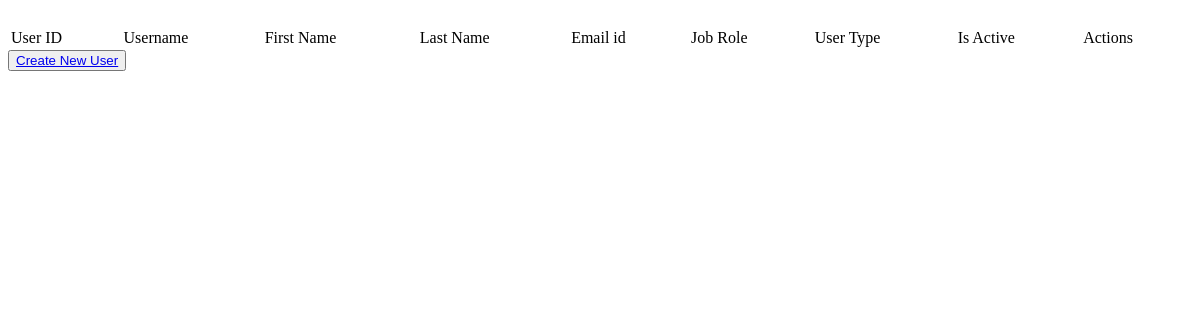
The app's page /users/, older data.
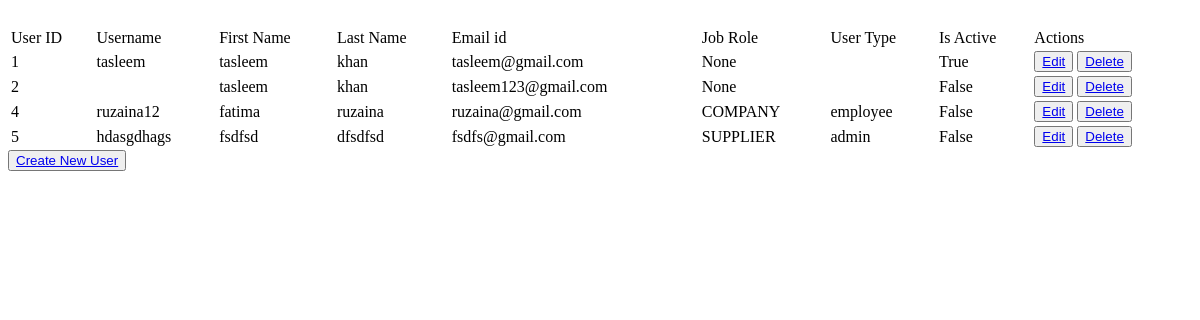
The same page, newer data.
### users/models.py (models this page shows, shortened)
class User(AbstractUser):
    username = models.CharField(max_length=30, unique=True, error_messages={
                                  'unique': "A user with that email already exists.",
                                },
                                )
    email = models.EmailField(unique=True,
                              error_messages={
                                  'unique': "A user with that email already exists.",
                              },
                              )
    job_role = models.CharField(max_length=50, null=True, choices=JOB_ROLES)
    is_active = models.BooleanField(default=True)
    user_type = models.CharField(max_length=20, null=True, choices=USER_TYPES)
    USERNAME_FIELD = 'username'
    REQUIRED_FIELDS = ['email']

### users/views.py (the view)
# urls.py: url(r'^users/', views.UserListView.as_view(), name='user-list'),
class UserListView(ListView):
    template_name = 'user_list.html'
    model = User
    paginated_by = 10
    context_object_name = 'user_list'

### users/templates/user_list.html (shortened to what this page needs)
{% block content %}
<table style="width:100%">
    <div>
        <thead>
            <tr>
                <td>User ID</td>
                <td>Username</td>
                <td>First Name</td>
                <td>Last Name</td>
                <td>Email id</td>
                <td>Job Role</td>
                <td>User Type</td>
                <td>Is Active</td>
                <td>Actions</td>
            </tr>
        </thead>
    </div>
    <br>
        {% for u in user_list %}
            <tr>
                <td>{{u.pk}}</td>
                <td>{{u.username}}</td>
                <td>{{ u.first_name }}</td>
                <td>{{u.last_name}}</td>
                <td>{{u.email}}</td>
                <td>{{u.job_role}}</td>
                <td>{{u.user_type}}</td>
                <td>{{u.is_active}}</td>
                <td>
                <button type="button" class="btn btn-primary"><a href="{% url 'update-user' u.pk %}">Edit</a></button>
                <button type="button" class="btn btn-danger"><a href="{% url 'delete-user' u.pk %}">Delete</a></button>
                </td>
            </tr>
        {% endfor %}
</table>
<button type="button" class="btn btn-danger"><a href="{% url 'create-user' %}">Create New User</a></button>
{% endblock %}

Row changes from the older to the newer data that the page shows:
added User: pk "1", username "tasleem", first_name "tasleem", last_name "khan", email "tasleem@gmail.com", job_role "None", is_active "True"
added User: pk "2", first_name "tasleem", last_name "khan", email "tasleem123@gmail.com", job_role "None", is_active "False"
added User: pk "4", username "ruzaina12", first_name "fatima", last_name "ruzaina", email "ruzaina@gmail.com", job_role "COMPANY", user_type "employee", is_active "False"
added User: pk "5", username "hdasgdhags", first_name "fsdfsd", last_name "dfsdfsd", email "fsdfs@gmail.com", job_role "SUPPLIER", user_type "admin", is_active "False"
